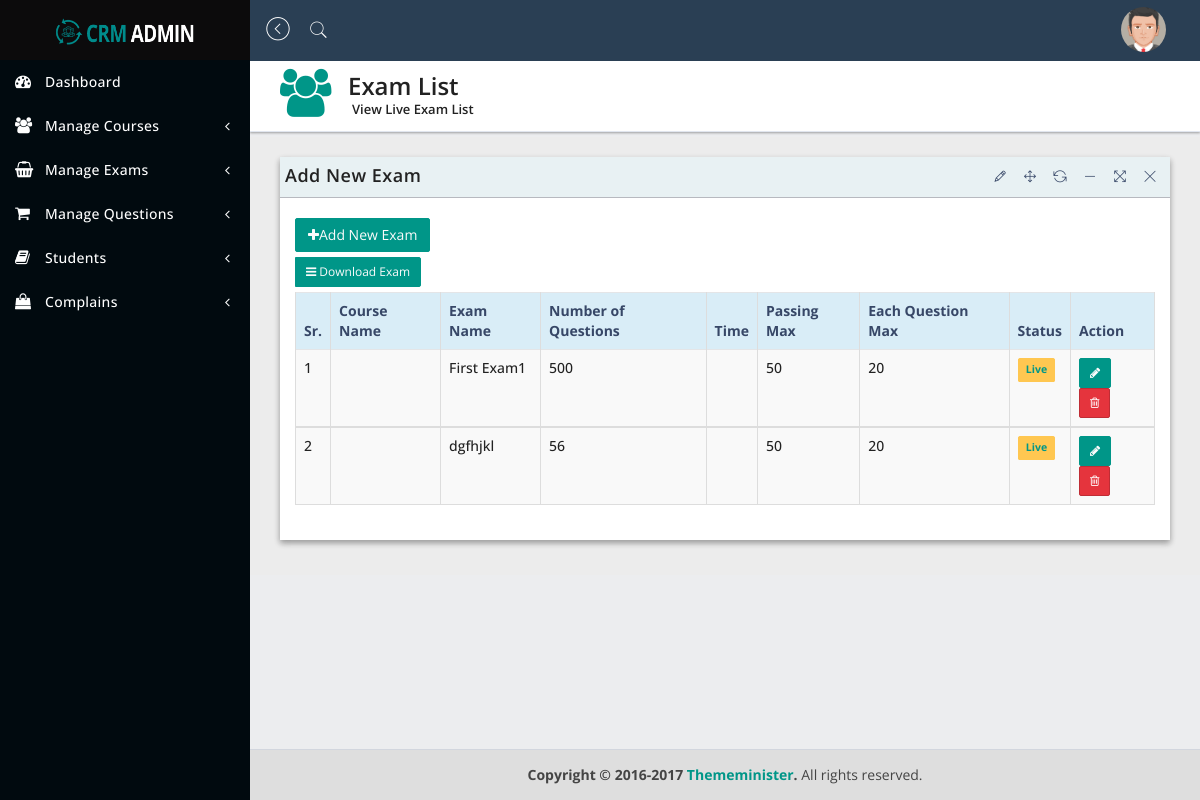
/view_live_exam.php (signed in), run on an earlier commit of the app's database.
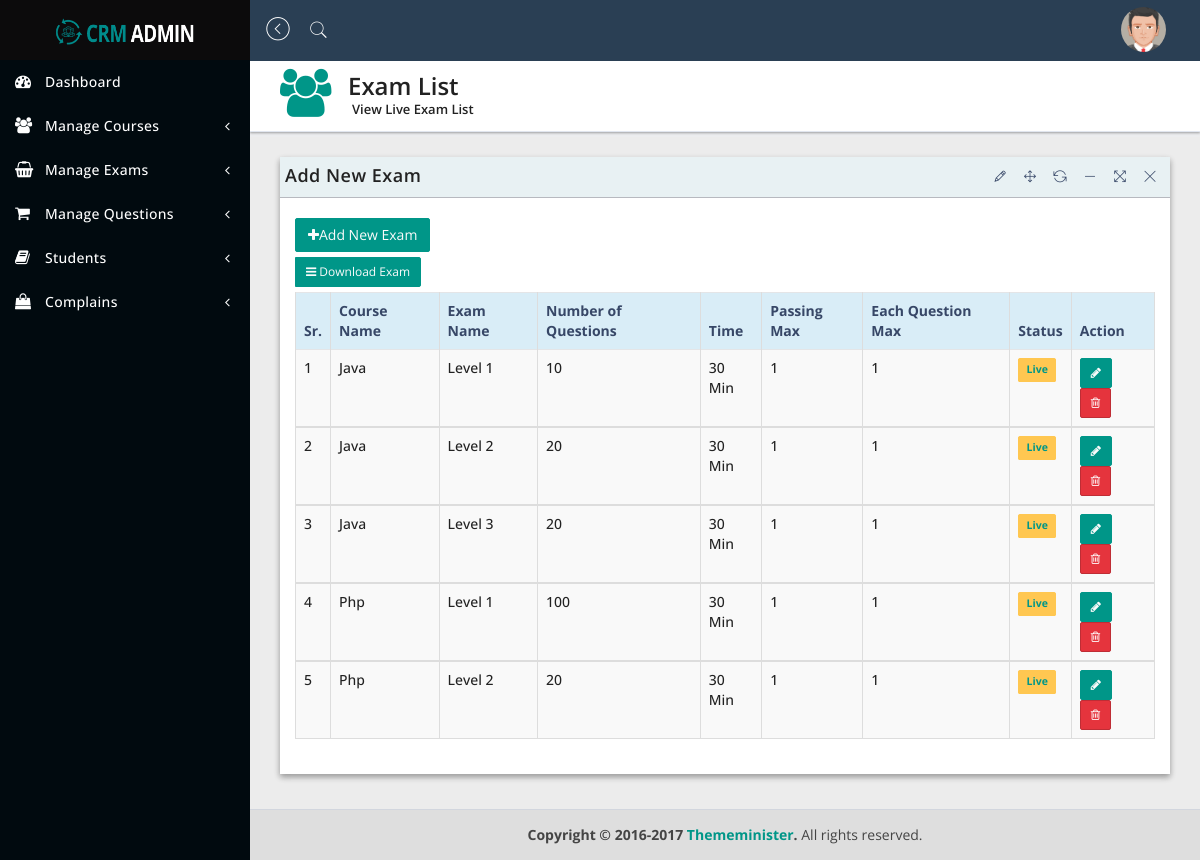
And on a later commit of the database.
### tables this page shows
CREATE TABLE `add_new_exam` (
  `id` int(10) NOT NULL,
  `cname` varchar(250) NOT NULL,
  `ename` varchar(250) NOT NULL,
  `nquestion` varchar(250) NOT NULL,
  `exam_time` varchar(250) NOT NULL,
  `pmax` varchar(250) NOT NULL,
  `status` varchar(250) NOT NULL DEFAULT '0',
  `equestionm` varchar(250) NOT NULL
);

### view_live_exam.php (the view, shortened to what this page needs)
<?php
include('includes/header.php');
include('includes/sidebar.php');
include('includes/connection.php');
$sel = "SELECT * FROM add_new_exam";
$query = mysqli_query($db,$sel);
?>
   <div class="content-wrapper">
      <section class="content-header">
         <div class="header-icon">
            <i class="fa fa-users"></i>
         </div>
         <div class="header-title">
            <h1>Exam List</h1>
            <small>View Live Exam List</small>
         </div>
      </section>
      <section class="content">
         <div class="row">
            <div class="col-sm-12">
               <div class="panel panel-bd lobidrag">
                  <div class="panel-heading">
                     <div class="btn-group" id="buttonexport">
                        <a href="#">
                           <h4>Add New Exam</h4>
                        </a>
                     </div>
                  </div>
                  <div class="panel-body">
                     <div class="btn-group">
                        <div class="buttonexport" id="buttonlist">
                           <a class="btn btn-add" href="add_new_exam.php"> <i class="fa fa-plus"></i>Add New Exam
                           </a>
                        </div>
                        <button class="btn btn-exp btn-sm dropdown-toggle" data-toggle="dropdown"><i class="fa fa-bars">&nbsp;</i>Download Exam</button>
                     </div>
                     <br>
                     <div class="table-responsive">
                        <table id="dataTableExample1" class="table table-bordered table-striped table-hover">
                           <thead>
                              <tr class="info">
                                 <th>Sr.</th>
                                 <th>Course Name</th>
                                 <th>Exam Name</th>
                                 <th>Number of Questions</th>
                                 <th>Time</th>
                                 <th>Passing Max</th>
                                 <th>Each Question Max</th>
                                 <th>Status</th>
                                 <th>Action</th>
                              </tr>
                           </thead>
                           <?php
                              $sr = 1;
                              while( $row = mysqli_fetch_array($query,MYSQLI_BOTH))
                              {
                           ?>
                           <tbody>
                              <tr>
                                 <td><?php echo $sr++;?></td>
                                 <td><?php echo $row['cname']; ?></td>
                                 <td><?php echo $row['ename']; ?></td>
                                 <td><?php echo $row['nquestion']; ?></td>
                                 <td><?php echo $row['exam_time']; ?></td>
                                 <td><?php echo $row['pmax']; ?></td>
                                 <td><?php echo $row['equestionm']; ?></td>
                                 <td>
                                    <span class="label-warning label label-default">
                                    <?php if($row['status'] == '1')
                                    {
                                    echo "<a href='code.php?flag=17&status=0&id=$row[id]'>Pause</a>";
                                    }
                                    else
                                    {
                                    echo "<a href='code.php?flag=17&status=1&id=$row[id]'>Live</a>";
                                    } ?></span>
                                 </td>
                                 <td>
                                    <button type="button" class="btn btn-add btn-sm" data-toggle="modal" data-target="#<?php echo $row['id'] ?>"><i class="fa fa-pencil"></i></button>
                                    <button type="button" class="btn btn-danger btn-sm" data-toggle="modal" data-target="#customer2"><i class="fa fa-trash-o"></i> </button>
                                 </td>
                              </tr>
                              <?php } ?>
                           </tbody>
                        </table>
                     </div>
                  </div>
               </div>
            </div>
         </div>
      </section>
   </div>
   <?php include('includes/footer.php'); ?>

### includes/header.php (shortened to what this page needs)
<!DOCTYPE html>
<html lang="en">
<head>
      <link href="assets/plugins/jquery-ui-1.12.1/jquery-ui.min.css" rel="stylesheet" type="text/css"/>
      <link href="assets/bootstrap/css/bootstrap.min.css" rel="stylesheet" type="text/css"/>
      <link href="assets/plugins/lobipanel/lobipanel.min.css" rel="stylesheet" type="text/css"/>
      <link href="assets/plugins/pace/flash.css" rel="stylesheet" type="text/css"/>
      <link href="assets/font-awesome/css/font-awesome.min.css" rel="stylesheet" type="text/css"/>
      <link href="assets/pe-icon-7-stroke/css/pe-icon-7-stroke.css" rel="stylesheet" type="text/css"/>
      <link href="assets/themify-icons/themify-icons.css" rel="stylesheet" type="text/css"/>
      <link href="assets/plugins/emojionearea/emojionearea.min.css" rel="stylesheet" type="text/css"/>
      <link href="assets/plugins/monthly/monthly.css" rel="stylesheet" type="text/css"/>
      <link href="assets/dist/css/stylecrm.css" rel="stylesheet" type="text/css"/>
   </head>
   <body class="hold-transition sidebar-mini">
      <div class="wrapper">
         <header class="main-header">
            <a href="dashboard.php" class="logo">
               <span class="logo-lg">
               <img src="assets/dist/img/logo.png" alt="">
               </span>
            </a>
            <nav class="navbar navbar-static-top">
               <a href="#" class="sidebar-toggle" data-toggle="offcanvas" role="button">
                  <span class="pe-7s-angle-left-circle"></span>
               </a>
               <a href="#search"><span class="pe-7s-search"></span></a>
             <div class="navbar-custom-menu">
                  <ul class="nav navbar-nav">
                     <li class="dropdown dropdown-user">
                        <a href="#" class="dropdown-toggle" data-toggle="dropdown">
                        <img src="assets/dist/img/avatar5.png" class="img-circle" width="45" height="45" alt="user"></a>
                     </li>
                  </ul>
               </div>
            </nav>
         </header>

### includes/sidebar.php (shortened to what this page needs)
<aside class="main-sidebar">
           <div class="sidebar">
           <?php
           if( $_SESSION['role'] == 1)
           {
           ?>
              <ul class="sidebar-menu">
                 <li class="active">
                    <a href="dashboard.php"><i class="fa fa-tachometer"></i><span>Dashboard</span>
                    </a>
                 </li>
                 <li class="treeview">
                    <a href="#">
                    <i class="fa fa-users"></i><span>Manage Courses</span>
                    <span class="pull-right-container">
                    <i class="fa fa-angle-left pull-right"></i>
                    </span>
                    </a>
                 </li>
                 <li class="treeview">
                    <a href="#">
                    <i class="fa fa-shopping-basket"></i><span>Manage Exams</span>
                    <span class="pull-right-container">
                    <i class="fa fa-angle-left pull-right"></i>
                    </span>
                    </a>
                 </li>
                 <li class="treeview">
                    <a href="#">
                    <i class="fa fa-shopping-cart"></i><span>Manage Questions</span>
                    <span class="pull-right-container">
                    <i class="fa fa-angle-left pull-right"></i>
                    </span>
                    </a>
                 </li>
                 <li class="treeview">
                    <a href="#">
                    <i class="fa fa-book"></i><span>Students</span>
                    <span class="pull-right-container">
                    <i class="fa fa-angle-left pull-right"></i>
                    </span>
                    </a>
                 </li>
                 <li class="treeview">
                    <a href="#">
                    <i class="fa fa-shopping-bag"></i><span>Complains</span>
                    <span class="pull-right-container">
                    <i class="fa fa-angle-left pull-right"></i>
                    </span>
                    </a>
                 </li>
              </ul>
              <?php } ?>
           </div>
        </aside>

### includes/footer.php (shortened to what this page needs)
<footer class="main-footer">
            <strong>Copyright &copy; 2016-2017 <a href="#">Thememinister</a>.</strong> All rights reserved.
         </footer>
      </div>
   </body>
</html>

What changed in the data, as far as the page shows it:
removed add_new_exam: ename "First Exam1", nquestion "500", pmax "50", equestionm "20"
removed add_new_exam: ename "dgfhjkl", nquestion "56", pmax "50", equestionm "20"
added add_new_exam: cname "Java", ename "Level 1", nquestion "10", exam_time "30 Min", pmax "1", equestionm "1"
added add_new_exam: cname "Java", ename "Level 2", nquestion "20", exam_time "30 Min", pmax "1", equestionm "1"
added add_new_exam: cname "Java", ename "Level 3", nquestion "20", exam_time "30 Min", pmax "1", equestionm "1"
added add_new_exam: cname "Php", ename "Level 1", nquestion "100", exam_time "30 Min", pmax "1", equestionm "1"
added add_new_exam: cname "Php", ename "Level 2", nquestion "20", exam_time "30 Min", pmax "1", equestionm "1"
